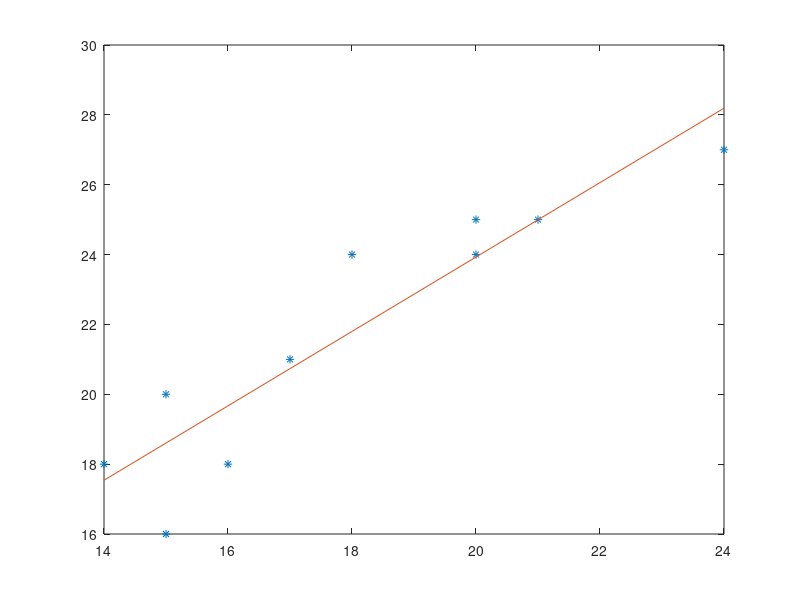

Here is the MATLAB script that generated this plot:
clc;
clear;

% La prima riga corrisponde alle X, la seconda riga corrisponde alle Y:
dataset = [ 14 15 15 16 17 18 20 20 21 24; 18 16 20 18 21 24 24 25 25 27 ];

sum_y_i = 0;    % Somma delle Y.
sum_x_i = 0;    % Somma delle X.
sum_x_y_i = 0;  % Somma dei prodotti X_i, Y_i.
sum_x_2_i = 0;  % Somma dei quadrati di X_i.
sum_y_2_i = 0;  % Somma dei quadrati di Y_i.

for i = 1:size(dataset, 2) 
    sum_x_i = sum_x_i + dataset(1, i);
    sum_y_i = sum_y_i + dataset(2, i);
    sum_x_y_i = sum_x_y_i + dataset(1, i) * dataset(2, i);
    sum_x_2_i = sum_x_2_i + dataset(1, i)^2;
    sum_y_2_i = sum_y_2_i + dataset(2, i)^2;
end

sum_x_2 = sum_x_i^2;    % Quadrato della somma delle X.
sum_y_2 = sum_y_i^2;    % Quadrato della somma delle Y.

n = 10;
a = (sum_y_i * sum_x_2_i - sum_x_i * sum_x_y_i) / (n * sum_x_2_i - sum_x_2);
b = (n * sum_x_y_i - sum_x_i * sum_y_i) / (n * sum_x_2_i - sum_x_2);
c = (sum_x_i * sum_y_2_i - sum_y_i * sum_x_y_i) / (n * sum_y_2_i - sum_y_2);
d = (n * sum_x_y_i - sum_x_i * sum_y_i) / (n * sum_y_2_i - sum_y_2);

disp("Coefficiente di correlazione");
r = sqrt(b * d)
 
plot(dataset(1,:), dataset(2,:), '*');
hold on;

Y = zeros(1, n);
for i = 1: size(dataset, 2)
    Y(1, i) = a + b * dataset(1, i);
end
plot(dataset(1,:), Y);